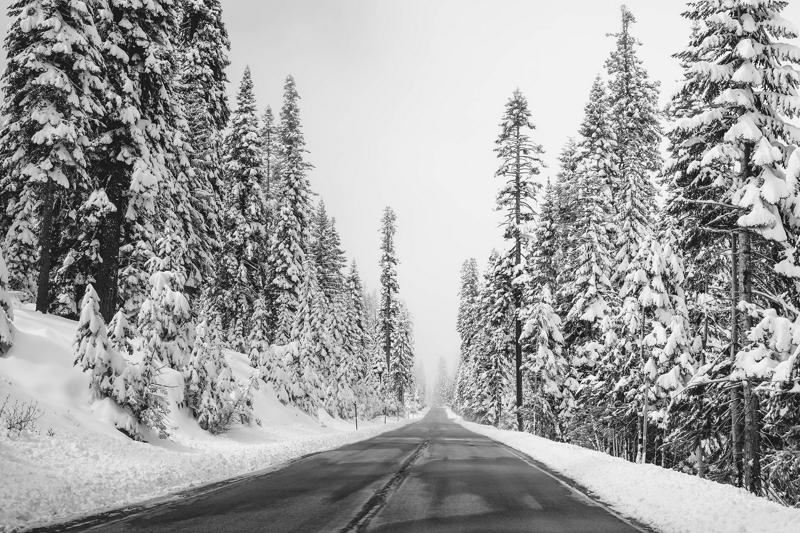
%> input picture cv1_labs_2/Part-1 Image Enhancement/images/image2.jpg, 800 x 533 px
$ octave test_compute_log.m   (GNU Octave 9; MATLAB toolbox functions it lacks are replaced by stand-ins)
%> lines starting %> are read from the running program, lines starting %| are printed output that depends on the picture
### cv1_labs_2/Part-1 Image Enhancement/compute_LoG.m
function imOut = compute_LoG(image, LOG_type)

switch LOG_type
    case 1
        %method 1
        % Gaussian kernel of size 5 and sd = 0.5 +  laplacian
        h = fspecial('gaussian', 5, 0.5);
        smoothImage = imfilter(image, h);
        h2 = fspecial('laplacian', 0.2);
        imOut = imfilter(smoothImage, h2);
        imOut = normalize(imOut);

    case 2
        %method 2
        % LoG kernel of size 5 and sd = 0.5
        h = fspecial('log', 5, 0.5);
        imOut = imfilter(image, h);
        imOut = normalize(imOut);


    case 3
        %method 3
        % DoG computed at different scales sigma_1 and sigma_2
        h_1 = fspecial('gaussian', 5, 0.5);
        h_2 = fspecial('gaussian', 5, 1.5);
        img_2 = imfilter(image, h_2);
        img_1 = imfilter(image, h_1);
        imOut = img_1-img_2;
        imOut = normalize(imOut);

end
end

### cv1_labs_2/Part-1 Image Enhancement/test_compute_log.m
clc
img = imread('images/image2.jpg');
%> img is the input picture: size 533x800 uint8; min 0, max 255, mean 160
imgd = im2double(img);
figure('Name', 'Second-order derivative filters');
subplot(2,2,1);
imshow(imgd);
title('Original image');
set(gca,'FontSize',15)
subplot(2,2,2);
imshow(compute_LoG(imgd, 1));
%> in compute_LoG, `imOut = imfilter(smoothImage, h2);`:
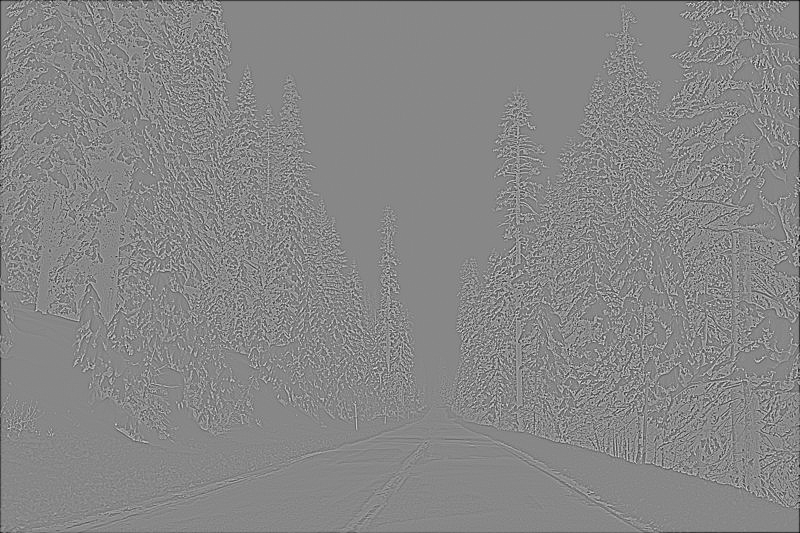
%> imOut: size 533x800 double; min -1.21, max 1.06, mean -0.00335; drawn with min black and max white
%> in compute_LoG, `imOut = normalize(imOut);`:
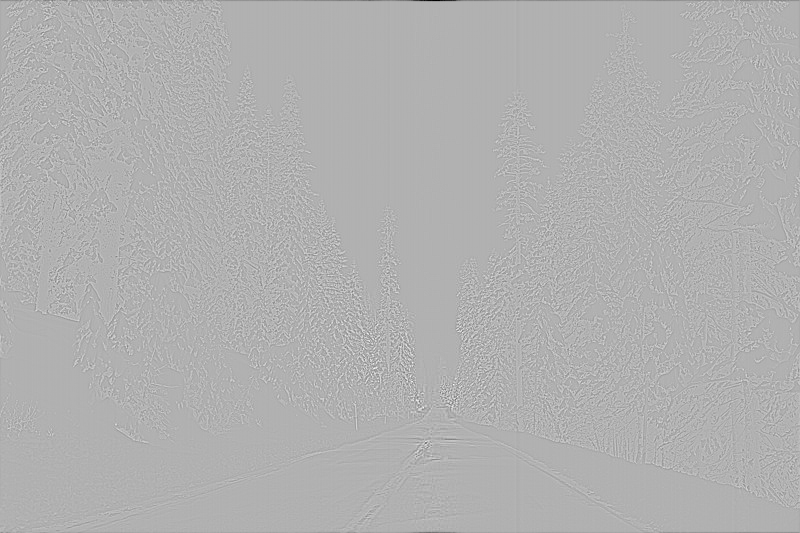
%> imOut: size 533x800 double; min -19.91, max 8.78, mean 3.73e-18; drawn with min black and max white
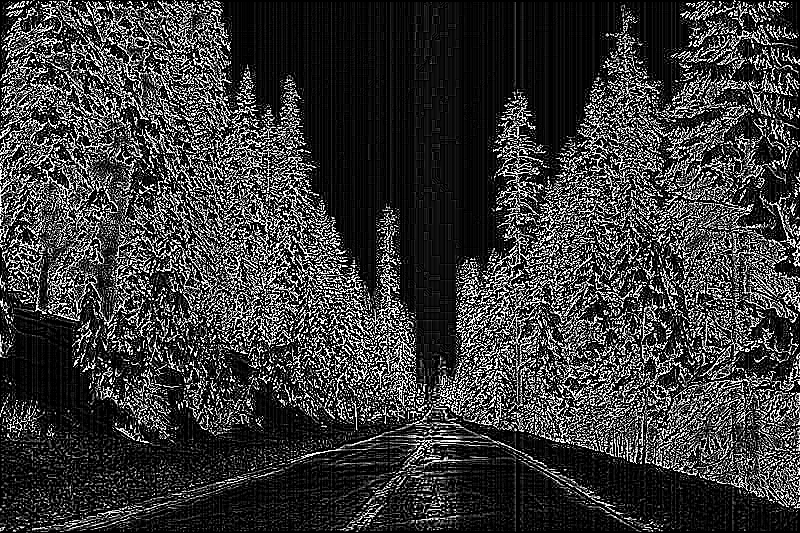
%> displayed picture: size 533x800, on the screen's scale of 0 to 255; min 0, max 255, mean 57
title('Smoothing + Laplacian filter')
set(gca,'FontSize',15)
subplot(2,2,3);
imshow(compute_LoG(imgd, 2));
title('Laplacian of Gaussian filter')
set(gca,'FontSize',15)
subplot(2,2,4);
imshow(compute_LoG(imgd, 3));
%> call 3 of compute_LoG, with LOG_type = 3
%> in compute_LoG (call 3), `img_2 = imfilter(image, h_2);`:
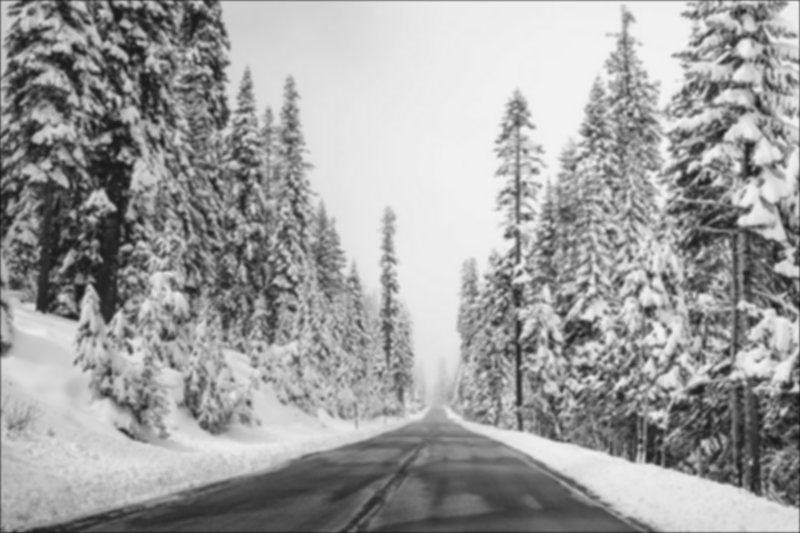
%> img_2: size 533x800 double; min 0.0761, max 0.953, mean 0.626
%> in compute_LoG (call 3), `imOut = img_1-img_2;`:
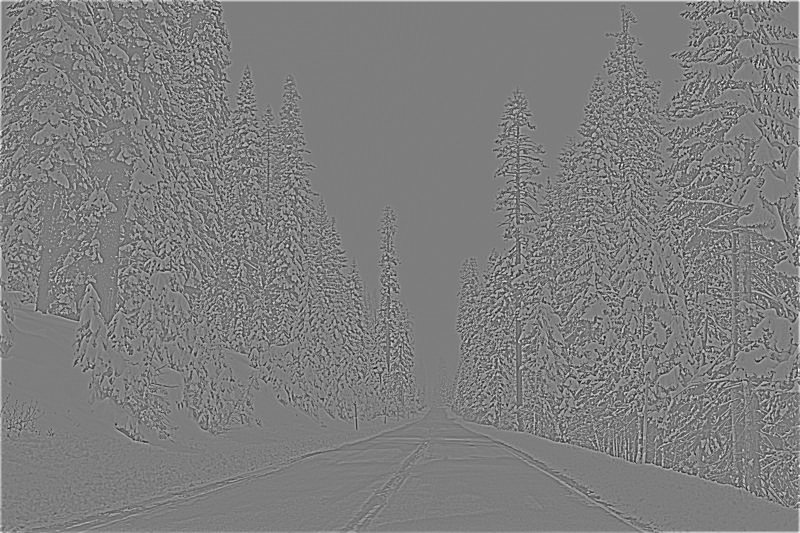
%> imOut: size 533x800 double; min -0.374, max 0.385, mean 0.00137; drawn with min black and max white
%> in compute_LoG (call 3), `imOut = normalize(imOut);`:
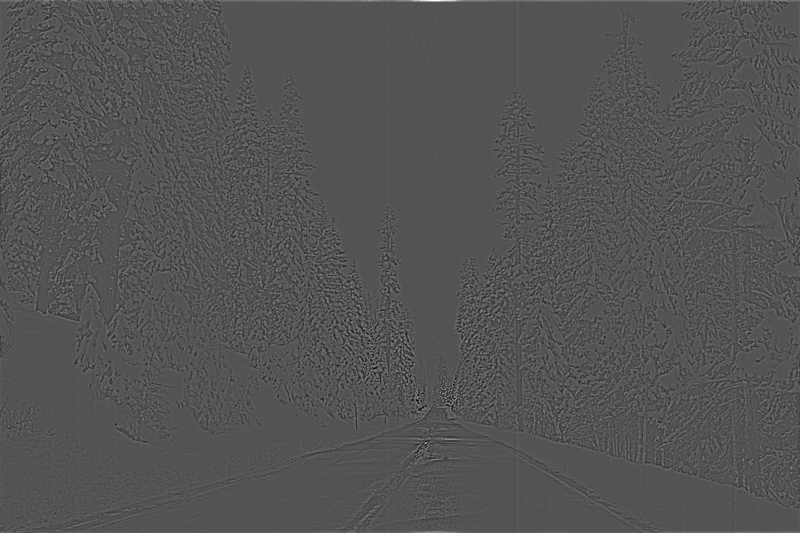
%> imOut: size 533x800 double; min -8.59, max 17.47, mean -1.6e-18; drawn with min black and max white
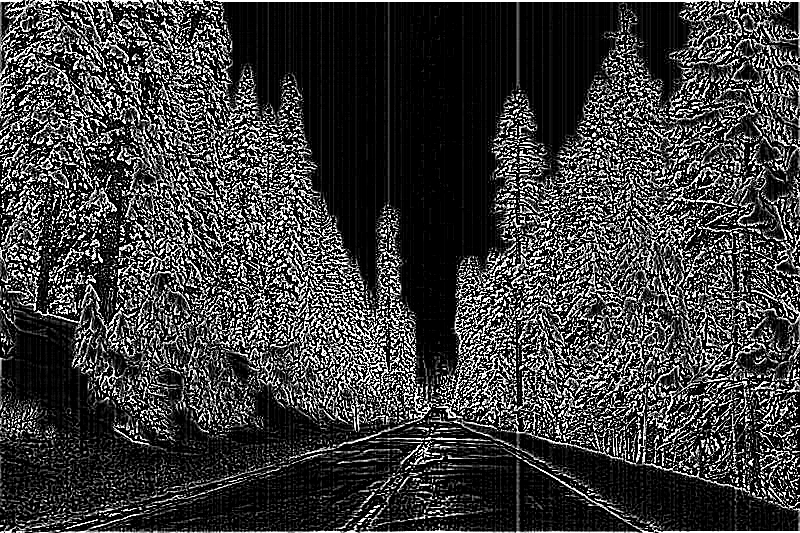
%> displayed picture: size 533x800, on the screen's scale of 0 to 255; min 0, max 255, mean 60.5
title('Difference of Gaussian filter')
set(gca,'FontSize',15)

$ run again, with cv1_labs_2/Part-1 Image Enhancement/images/image1.jpg copied over cv1_labs_2/Part-1 Image Enhancement/images/image2.jpg
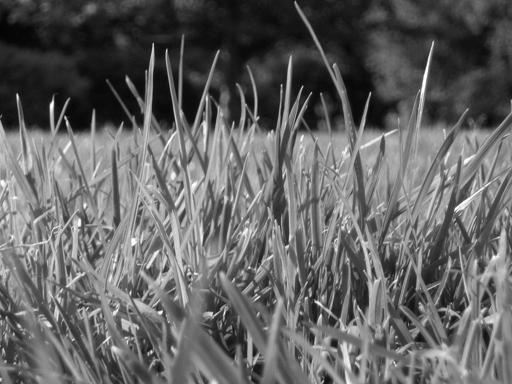
%> input picture cv1_labs_2/Part-1 Image Enhancement/images/image1.jpg, 512 x 384 px
%> img is the input picture: size 384x512 uint8; min 0, max 255, mean 99.4
%> in compute_LoG (call 3), `imOut = normalize(imOut);`:
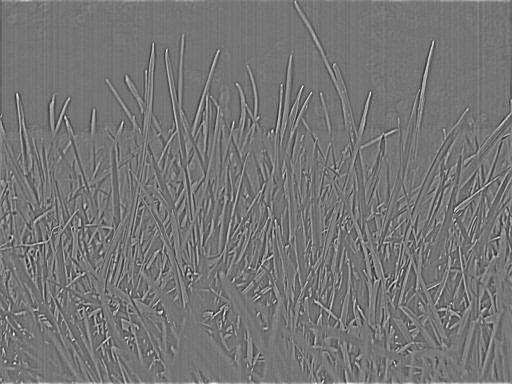
%> imOut: size 384x512 double; min -6.44, max 7.43, mean 1.16e-18; drawn with min black and max white
%> `imshow(compute_LoG(imgd, 3));`:
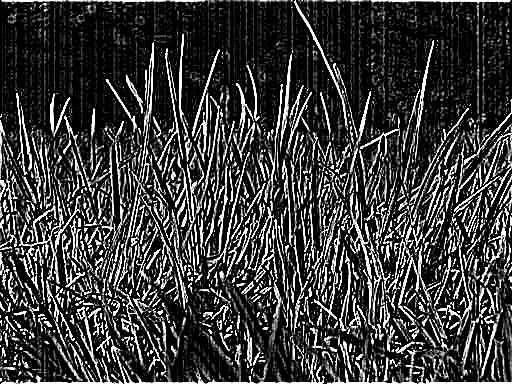
%> displayed picture: size 384x512, on the screen's scale of 0 to 255; min 0, max 255, mean 58.7
